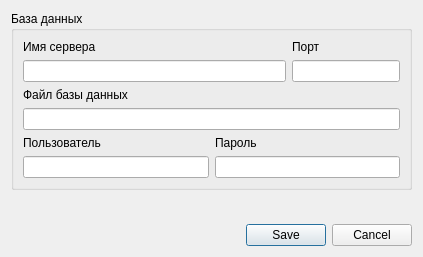
<?xml version="1.0" encoding="UTF-8"?>
<ui version="4.0">
 <class>SettingsDialog</class>
 <widget class="QDialog" name="SettingsDialog">
  <property name="geometry">
   <rect>
    <x>0</x>
    <y>0</y>
    <width>423</width>
    <height>257</height>
   </rect>
  </property>
  <property name="windowTitle">
   <string>Настройки</string>
  </property>
  <layout class="QGridLayout" name="gridLayout_2">
   <item row="3" column="0">
    <widget class="QDialogButtonBox" name="buttonBox">
     <property name="standardButtons">
      <set>QDialogButtonBox::Cancel|QDialogButtonBox::Save</set>
     </property>
    </widget>
   </item>
   <item row="1" column="0">
    <widget class="QGroupBox" name="groupBox">
     <property name="title">
      <string>База данных</string>
     </property>
     <layout class="QGridLayout" name="gridLayout">
      <item row="0" column="0" colspan="2">
       <layout class="QHBoxLayout" name="horizontalLayout" stretch="1,0">
        <item>
         <layout class="QVBoxLayout" name="verticalLayout">
          <item>
           <widget class="QLabel" name="label">
            <property name="text">
             <string>Имя сервера</string>
            </property>
           </widget>
          </item>
          <item>
           <widget class="QLineEdit" name="lineEdit"/>
          </item>
         </layout>
        </item>
        <item>
         <layout class="QVBoxLayout" name="verticalLayout_2">
          <item>
           <widget class="QLabel" name="label_2">
            <property name="text">
             <string>Порт</string>
            </property>
           </widget>
          </item>
          <item>
           <widget class="QLineEdit" name="lineEdit_2"/>
          </item>
         </layout>
        </item>
       </layout>
      </item>
      <item row="2" column="0">
       <layout class="QVBoxLayout" name="verticalLayout_4">
        <item>
         <widget class="QLabel" name="label_4">
          <property name="text">
           <string>Пользователь</string>
          </property>
         </widget>
        </item>
        <item>
         <widget class="QLineEdit" name="lineEdit_4"/>
        </item>
       </layout>
      </item>
      <item row="2" column="1">
       <layout class="QVBoxLayout" name="verticalLayout_5">
        <item>
         <widget class="QLabel" name="label_5">
          <property name="text">
           <string>Пароль</string>
          </property>
         </widget>
        </item>
        <item>
         <widget class="QLineEdit" name="lineEdit_5"/>
        </item>
       </layout>
      </item>
      <item row="1" column="0" colspan="2">
       <layout class="QVBoxLayout" name="verticalLayout_3">
        <item>
         <widget class="QLabel" name="label_3">
          <property name="text">
           <string>Файл базы данных</string>
          </property>
         </widget>
        </item>
        <item>
         <widget class="QLineEdit" name="lineEditDBFile"/>
        </item>
       </layout>
      </item>
     </layout>
    </widget>
   </item>
   <item row="2" column="0">
    <spacer name="verticalSpacer">
     <property name="orientation">
      <enum>Qt::Vertical</enum>
     </property>
     <property name="sizeHint" stdset="0">
      <size>
       <width>20</width>
       <height>40</height>
      </size>
     </property>
    </spacer>
   </item>
  </layout>
 </widget>
 <resources/>
 <connections/>
</ui>
